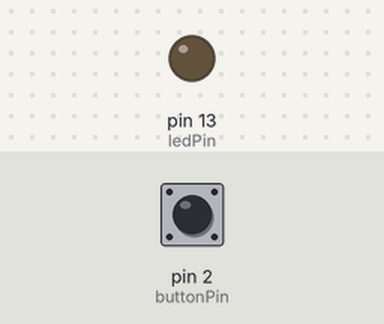
This sketch was run on a simulated Arduino Uno, built with avr-gcc and run on an emulated ATmega328P. On the bench: output pins drawn as LEDs (lit = HIGH). The test bench sets the inputs (shaded band); at power-on: pin 2 (buttonPin) HIGH.

Above: at 1.2 s.
1.3 s: pin 2 (buttonPin) pulled LOW for 0.15 s
At 2.5 s:
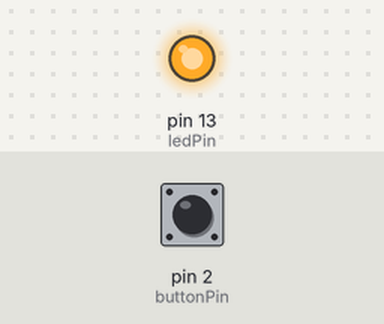
2.9 s: pin 2 (buttonPin) pulled LOW for 1 s
At 3.7 s:
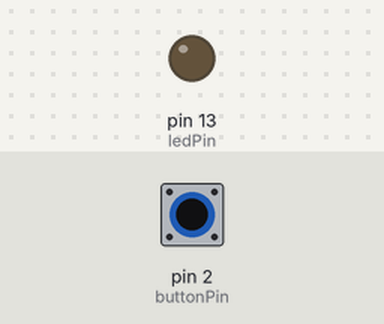
5.4 s: pin 2 (buttonPin) pulled LOW for 3.2 s
At 6.8 s:
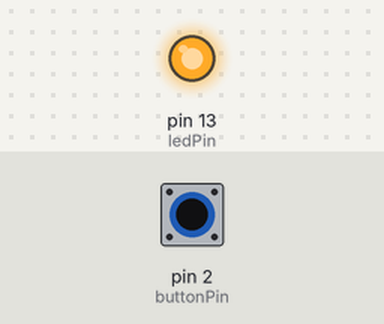
Timing chart, 0 to 8.4 s (numbered marks = the images above; inputs shaded):
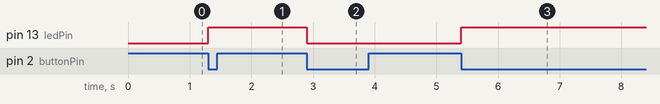

Measured:
- after the input at 1.3 s, pin 13 (ledPin): LOW → HIGH at once
- after the input at 2.9 s, pin 13 (ledPin): HIGH → LOW at once
- after the input at 5.4 s, pin 13 (ledPin): LOW → HIGH at once

The sketch:

TASK1LAB2.ino
```cpp
const int ledPin = 13;  // Built-in LED on Arduino Uno
const int buttonPin = 2; // INT0 is digital pin 2

volatile bool ledState = false; // Variable to track LED state
ISR(toggleLED) {
  ledState = !ledState;       // Toggle LED state
  digitalWrite(ledPin, ledState);
}

void setup() {
  pinMode(ledPin, OUTPUT);
  pinMode(buttonPin, INPUT_PULLUP); // Use internal pull-up resistor

  // Attach external interrupt: INT0 (pin 2), falling edge trigger
  attachInterrupt(digitalPinToInterrupt(buttonPin), toggleLED, FALLING);
}

void loop() {
  // Main loop does nothing; LED toggled in ISR
}
```
